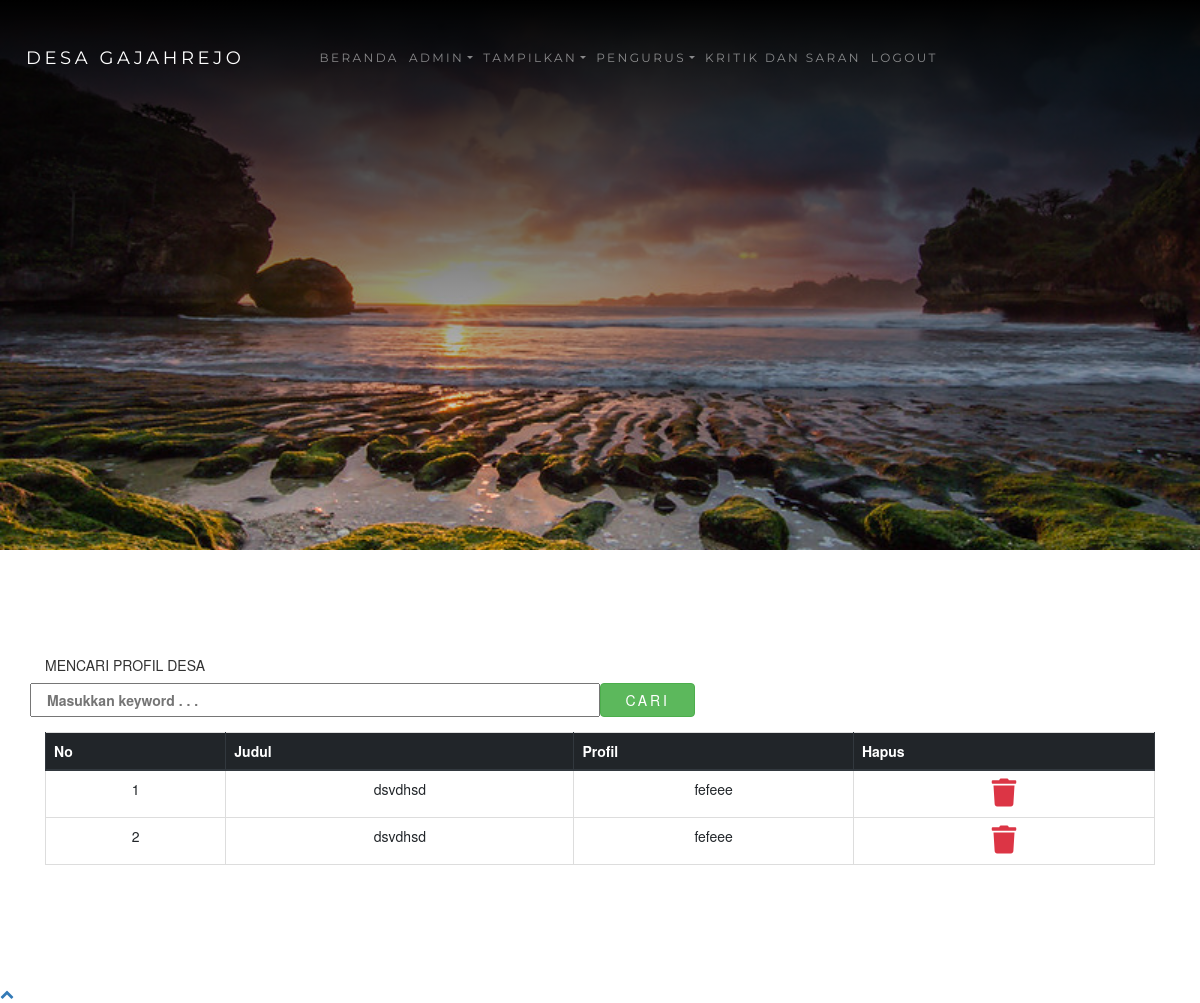
Screenshot of /admin.php?halaman=info1 (signed in) with the database file from the repository.
### tables this page shows
CREATE TABLE `info` (
  `id` int(11) NOT NULL,
  `judul` varchar(200) NOT NULL,
  `profil` varchar(5000) NOT NULL
);

### functions.php (called while the page is built, shortened)
<?php
$conn = mysqli_connect("localhost", "root", "", "ta_web");
function query($query)
{
    global $conn;
    $result = mysqli_query($conn, $query);
    $rows = [];
    while ($row = mysqli_fetch_assoc($result)) {
        $rows[] = $row;
    }
    return $rows;
}

### tampil_info.php (the view, shortened to what this page needs)
<?php
require 'functions.php';
$info = query("SELECT * FROM info ORDER BY id DESC");
?>
<!DOCTYPE html>
<html lang="en">
<head>
</head>
<body>
    <div class="inner-page">
        <div class="slider-item" style="background-image: url('images/bg_admin.jpg');">
            <div class="container">
                <div class="row slider-text align-items-center justify-content-center">
                </div>
            </div>
        </div>
    </div>
    <section class="section blog">
        <div class="container">
            <form action="" method="post">
                <div class="form-group row font-weight-bold text-uppercase">
                    <h5 class="col-sm-12">Mencari Profil Desa</h5>
                    <input type="text" class="col-sm-6" placeholder="Masukkan keyword . . ." name="keyword" id="keyword" autocomplete="off">
                    <button type="submit" class="col-sm-1 btn btn-success" name="cari">Cari</button>
                </div>
            </form>
            <table class="table table-bordered text-center">
                <thead class="thead-dark">
                    <tr class="text-center">
                        <th>No</th>
                        <th>Judul</th>
                        <th>Profil</th>
                        <th>Hapus</th>
                    </tr>
                </thead>
                <?php $i = 1; ?>
                <tbody>
                    <?php foreach ($info as $row) : ?>
                        <tr>
                            <td><?= $i; ?></td>
                            <td><?= $row["judul"] ?></td>
                            <td><?= $row["profil"] ?></td>
                            <td><a href="hapus.php?id=<?= $row["id"]; ?>&hapus=info1" onclick="return confirm('Mau dihapus ?')"><i class="fas fa-trash text-danger fa-2x"></i></a></td>
                        </tr>
                        <?php $i++; ?>
                    <?php endforeach; ?>
                </tbody>
            </table>
        </div>
    </section>
</body>
</html>

### rows the page displays
info: judul "dsvdhsd", profil "fefeee"
info: judul "dsvdhsd", profil "fefeee"
